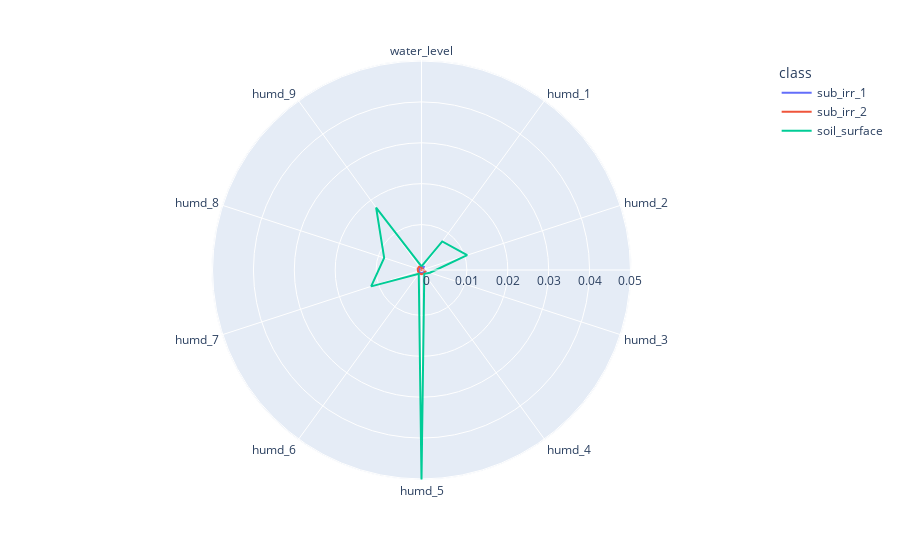

Here is the notebook cell this chart was saved with:
### Code cell
model_result_linepolar(mean_negative_rate, 'class')

### Figure 1 — Plotly figure (JSON) as saved in the notebook; plotly's stock layout.template omitted (floating-point values rounded to 4 significant figures)
{"data": [{"hovertemplate": "class=sub_irr_1<br>value=%{r}<br>variable=%{theta}<extra></extra>", "legendgroup": "sub_irr_1", "line": {"color": "#636efa", "dash": "solid"}, "marker": {"symbol": "circle"}, "mode": "lines", "name": "sub_irr_1", "r": [-0.0002228, -0.0001481, -0.0007412, -0.0001454, -0.0003512, -0.0003216, -0.0003611, -0.0003079, -0.0006142, -0.0003179, -0.0002228], "showlegend": true, "subplot": "polar", "theta": ["water_level", "humd_1", "humd_2", "humd_3", "humd_4", "humd_5", "humd_6", "humd_7", "humd_8", "humd_9", "water_level"], "type": "scatterpolar"}, {"hovertemplate": "class=sub_irr_2<br>value=%{r}<br>variable=%{theta}<extra></extra>", "legendgroup": "sub_irr_2", "line": {"color": "#EF553B", "dash": "solid"}, "marker": {"symbol": "circle"}, "mode": "lines", "name": "sub_irr_2", "r": [-0.0003211, -0.001103, -0.0006935, -0.0001137, -9.476e-05, -9.504e-05, -9.89e-05, -0.0001969, -0.0001214, -0.0001028, -0.0003211], "showlegend": true, "subplot": "polar", "theta": ["water_level", "humd_1", "humd_2", "humd_3", "humd_4", "humd_5", "humd_6", "humd_7", "humd_8", "humd_9", "water_level"], "type": "scatterpolar"}, {"hovertemplate": "class=soil_surface<br>value=%{r}<br>variable=%{theta}<extra></extra>", "legendgroup": "soil_surface", "line": {"color": "#00cc96", "dash": "solid"}, "marker": {"symbol": "circle"}, "mode": "lines", "name": "soil_surface", "r": [-0.0001965, 0.007528, 0.01064, 0.00106, 5.667e-05, 0.05025, 3.302e-05, 0.01184, 0.008503, 0.01778, -0.0001965], "showlegend": true, "subplot": "polar", "theta": ["water_level", "humd_1", "humd_2", "humd_3", "humd_4", "humd_5", "humd_6", "humd_7", "humd_8", "humd_9", "water_level"], "type": "scatterpolar"}], "layout": {"legend": {"title": {"text": "class"}, "tracegroupgap": 0}, "margin": {"t": 60}, "polar": {"angularaxis": {"direction": "clockwise", "rotation": 90}, "domain": {"x": [0, 1], "y": [0, 1]}}}}
